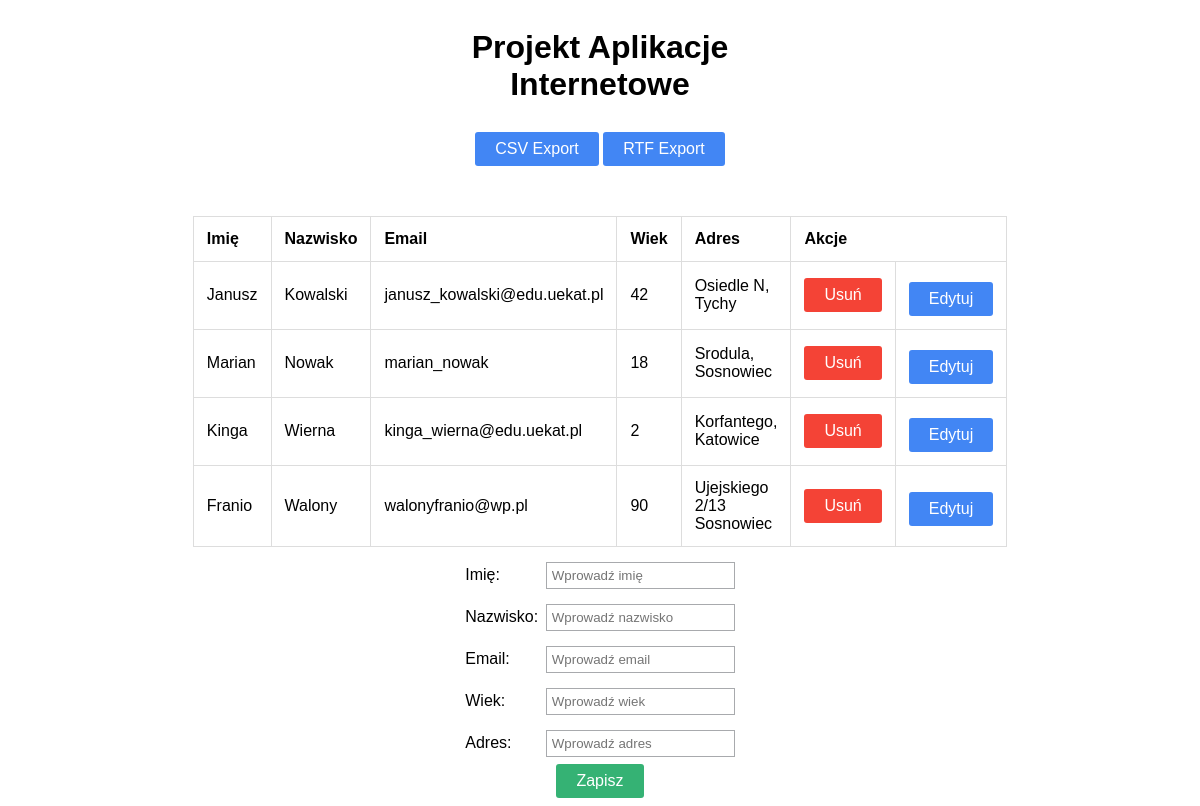
The page / on the database its author committed.
### tables this page shows
CREATE TABLE `studenci` (
  `ID` int(11) NOT NULL,
  `Imie` varchar(30) NOT NULL,
  `Nazwisko` varchar(30) NOT NULL,
  `Email` varchar(50) NOT NULL,
  `Wiek` int(5) NOT NULL,
  `Adres` varchar(200) NOT NULL
);

### process.php (called while the page is built, shortened)
<?php
$edytuj = false;
$imie = '';
$nazwisko = '';
$email = '';
$wiek = '';
$adres = '';

### index.php (the view, shortened to what this page needs)
<!DOCTYPE html>
<html>
    <head>
        <link rel="stylesheet" type="text/css" href="css/styl.css">
    </head>
    <body>
        <?php require_once 'process.php';?>
        <div class="container">
            <h1 align="center">Projekt Aplikacje Internetowe</h1>
            <br/><br/>
            <form action="process.php" method="post">
                <button type="submit" class="btn btn-primary button-update" name="exportcsv">CSV Export</button>
                <button type="submit" class="btn btn-primary button-update" name="exportrtf">RTF Export</button>
            </form>
        <?php
            $result = $mysqli->query("SELECT * FROM Studenci") or die($mysqli->error);
            ?>
            <div class="row justify-content-center">
                <table class="table">
                    <thead>
                        <tr>
                            <th>Imię</th>
                            <th>Nazwisko</th>
                            <th>Email</th>
                            <th>Wiek</th>
                            <th>Adres</th>
                            <th colspan="2">Akcje</th>
                        </tr>
                    </thead>
            <?php
                 while ($row = mysqli_fetch_array($result))
                 {
                     echo "<tr>";
                     echo "<td>".$row['Imie']."</td>";
                     echo "<td>".$row['Nazwisko']."</td>";
                     echo "<td>".$row['Email']."</td>";
                     echo "<td>".$row['Wiek']."</td>";
                     echo "<td>".$row['Adres']."</td>";
                     echo "<td style='text-align: center;''><a href=process.php?usun=".$row['ID']."><button class='button-delete'>Usuń</button></a></td>";
                     echo "<td style='text-align: center;''><a href=index.php?edytuj=".$row['ID']."><button class='button-update'>Edytuj</button></a></td>";
                     echo "</tr>";
                 }
            ?>
                </table>
            </div>
        <div class="row justify-content-center">
        <form action="process.php" method="POST">
            <label>Imię:</label>
            <input type="text" name="imie" class="form-control" value="<?php echo $imie; ?>" placeholder="Wprowadź imię">
            </div>
            <div class="form-group">
            <label>Nazwisko:</label>
            <input type="text" name="nazwisko" class="form-control" value="<?php echo $nazwisko; ?>" placeholder="Wprowadź nazwisko">
            </div>
            <div class="form-group">
            <label>Email:</label>
            <input type="text" name="email" class="form-control" value="<?php echo $email; ?>" placeholder="Wprowadź email">
            </div>
            <div class="form-group">
            <label>Wiek:</label>
            <input type="text" name="wiek" class="form-control" value="<?php echo $wiek; ?>" placeholder="Wprowadź wiek">
            </div>
            <div class="form-group">
            <label>Adres:</label>
            <input type="text" name="adres" class="form-control" value="<?php echo $adres; ?>" placeholder="Wprowadź adres">
            </div>
            <div class="form-group">
            <?php
            if ($edytuj == true):
            ?>
                <button type="submit" class="btn btn-primary button-update" name="aktualizuj">Aktualizuj</button>
            <?php else: ?>
                <button type="submit" class="btn btn-primary button-save" name="zapisz">Zapisz</button>
            <?php endif; ?>
            </div>
        </div>
    </body>
</html>

### css/styl.css (style rules this page uses)
* { font-family: Arial, Helvetica, sans-serif; }
.container { display: flex; justify-content: center; flex-wrap: wrap; width: 300px; margin: 0 auto; }
table, td, th { margin-top:50px; border: 1px solid #ddd; }
td, th { padding: 13px; }
table { border-collapse: collapse; text-align: left; }
button { padding: 8px 20px; cursor: pointer; border: none; border-radius: 3px; color: white; font-size: 16px; transition: 0.15s; }
label { width: 76px; display: inline-block; }
input[type=text] { border: 1px solid #a8aaad; padding: 5px; margin-top: 15px; }
.button-delete { background-color: #f44336; }
.button-save { background-color: #35b274; margin-top: 7px; }
.button-update { background-color: #4286f4; margin-top: 7px; }

### rows shown on the page
studenci: Imie "Janusz", Nazwisko "Kowalski", Email "janusz_kowalski@edu.uekat.pl", Wiek "42", Adres "Osiedle N, Tychy"
studenci: Imie "Marian", Nazwisko "Nowak", Email "marian_nowak", Wiek "18", Adres "Srodula, Sosnowiec"
studenci: Imie "Kinga", Nazwisko "Wierna", Email "kinga_wierna@edu.uekat.pl", Wiek "2", Adres "Korfantego, Katowice"
studenci: Imie "Franio", Nazwisko "Walony", Email "walonyfranio@wp.pl", Wiek "90", Adres "Ujejskiego 2/13 Sosnowiec"
